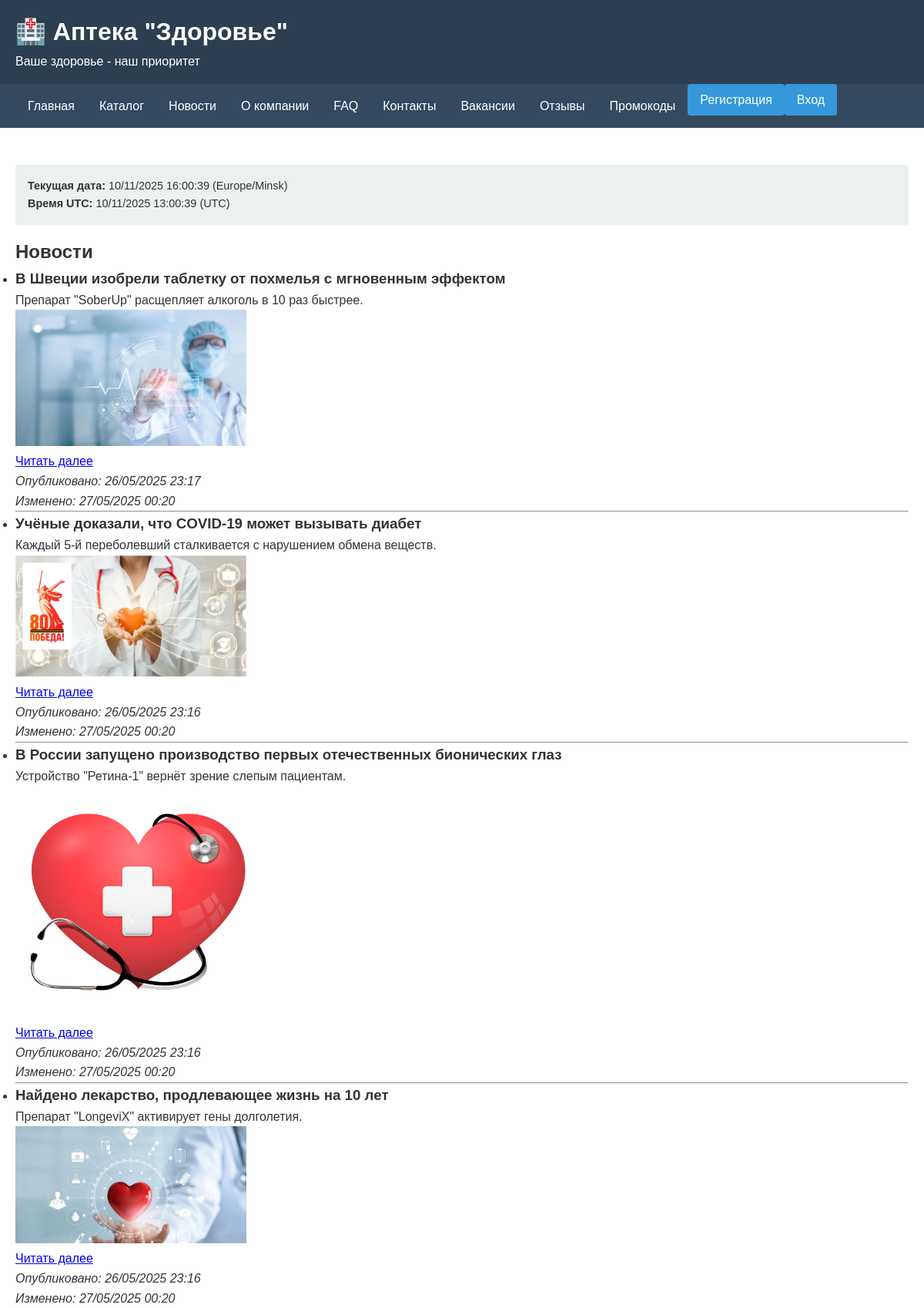
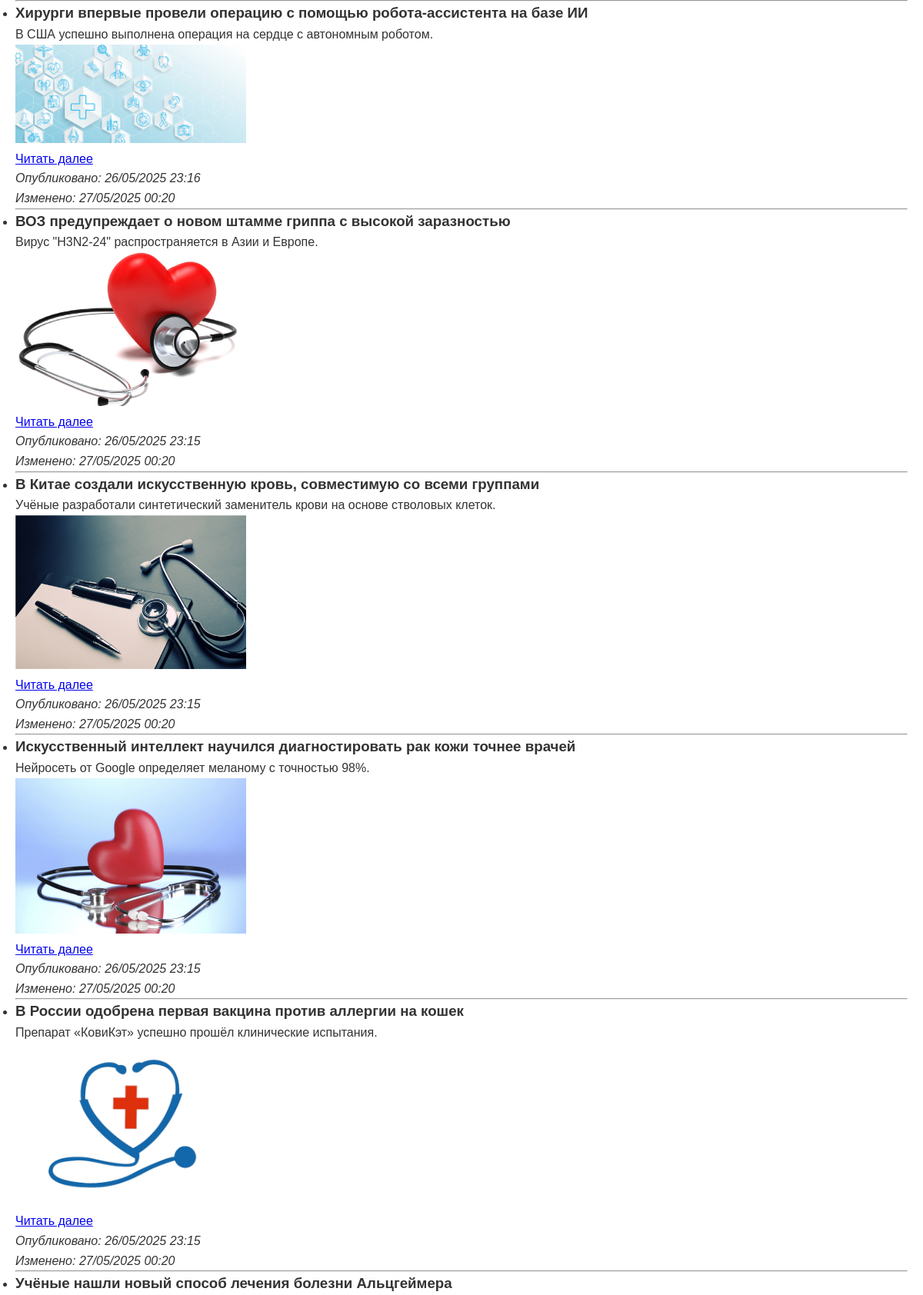
Page /news/ (upper part) on the committed database (2 pictures, top to bottom).
### core/models.py (models this page shows, shortened)
class News(models.Model):
    title = models.CharField(max_length=200, verbose_name='Заголовок')
    summary = models.CharField(max_length=300, verbose_name='Краткое содержание')
    image = models.ImageField(upload_to='news/', verbose_name='Картинка', blank=True, null=True)
    content = models.TextField(verbose_name='Полный текст')
    created_at = models.DateTimeField(auto_now_add=True, verbose_name='Дата публикации')
    updated_at = models.DateTimeField(auto_now=True, verbose_name='Дата изменения')

### core/views.py (the view)
# urls.py: path('news/', news_list, name='news_list'),
def news_list(request):
    news = News.objects.order_by('-created_at')
    now = timezone.localtime(timezone.now())
    now_utc = timezone.now().astimezone(datetime.timezone.utc)
    now_utc_minus3 = now_utc - datetime.timedelta(hours=3)
    return render(request, 'core/news_list.html', {
        'news': news,
        'now': now,
        'now_utc': now_utc,
        'now_utc_minus3': now_utc_minus3,
        'TIME_ZONE': timezone.get_current_timezone_name(),
    })

### core/templates/core/news_list.html (shortened to what this page needs)
{% extends "core/base.html" %}
{% block content %}
<h2>Новости</h2>
<ul>
    {% for n in news %}
        <li>
            <h3>{{ n.title }}</h3>
            <p>{{ n.summary }}</p>
            {% if n.image %}
                <img src="{{ n.image.url }}" alt="{{ n.title }}" width="300">
            {% endif %}
            <br>
            <a href="{% url 'news_detail' n.pk %}">Читать далее</a>
            <br>
            <em>Опубликовано: {{ n.created_at|date:"d/m/Y H:i" }}</em>
            <br>
            <em>Изменено: {{ n.updated_at|date:"d/m/Y H:i" }}</em>
            <hr>
        </li>
    {% empty %}
        <li>Новостей нет.</li>
    {% endfor %}
</ul>
{% endblock %}

### core/templates/core/base.html (style rules this page uses)
* { margin: 0; padding: 0; box-sizing: border-box; }
body { font-family: Arial, sans-serif; line-height: 1.6; color: #333; }

### rows in the picture
News: title "В Швеции изобрели таблетку от похмелья с мгновенным эффектом", summary "Препарат \"SoberUp\" расщепляет алкоголь в 10 раз быстрее.", image (picture), created_at "26/05/2025 23:17", updated_at "27/05/2025 00:20"
News: title "Учёные доказали, что COVID-19 может вызывать диабет", summary "Каждый 5-й переболевший сталкивается с нарушением обмена веществ.", image (picture), created_at "26/05/2025 23:16", updated_at "27/05/2025 00:20"
News: title "В России запущено производство первых отечественных бионических глаз", summary "Устройство \"Ретина-1\" вернёт зрение слепым пациентам.", image (picture), created_at "26/05/2025 23:16", updated_at "27/05/2025 00:20"
News: title "Найдено лекарство, продлевающее жизнь на 10 лет", summary "Препарат \"LongeviX\" активирует гены долголетия.", image (picture), created_at "26/05/2025 23:16", updated_at "27/05/2025 00:20"
News: title "Хирурги впервые провели операцию с помощью робота-ассистента на базе ИИ", summary "В США успешно выполнена операция на сердце с автономным роботом.", image (picture), created_at "26/05/2025 23:16", updated_at "27/05/2025 00:20"
News: title "ВОЗ предупреждает о новом штамме гриппа с высокой заразностью", summary "Вирус \"H3N2-24\" распространяется в Азии и Европе.", image (picture), created_at "26/05/2025 23:15", updated_at "27/05/2025 00:20"
News: title "В Китае создали искусственную кровь, совместимую со всеми группами", summary "Учёные разработали синтетический заменитель крови на основе стволовых клеток.", image (picture), created_at "26/05/2025 23:15", updated_at "27/05/2025 00:20"
News: title "Искусственный интеллект научился диагностировать рак кожи точнее врачей", summary "Нейросеть от Google определяет меланому с точностью 98%.", image (picture), created_at "26/05/2025 23:15", updated_at "27/05/2025 00:20"
News: title "В России одобрена первая вакцина против аллергии на кошек", summary "Препарат «КовиКэт» успешно прошёл клинические испытания.", image (picture), created_at "26/05/2025 23:15", updated_at "27/05/2025 00:20"
News: title "Учёные нашли новый способ лечения болезни Альцгеймера"

### other values in the picture
{{ now|date:"d/m/Y H:i:s" }} "10/11/2025 16:00:39"
{{ TIME_ZONE }} "Europe/Minsk"
{{ now_utc_minus3|date:"d/m/Y H:i:s" }} "10/11/2025 13:00:39"
